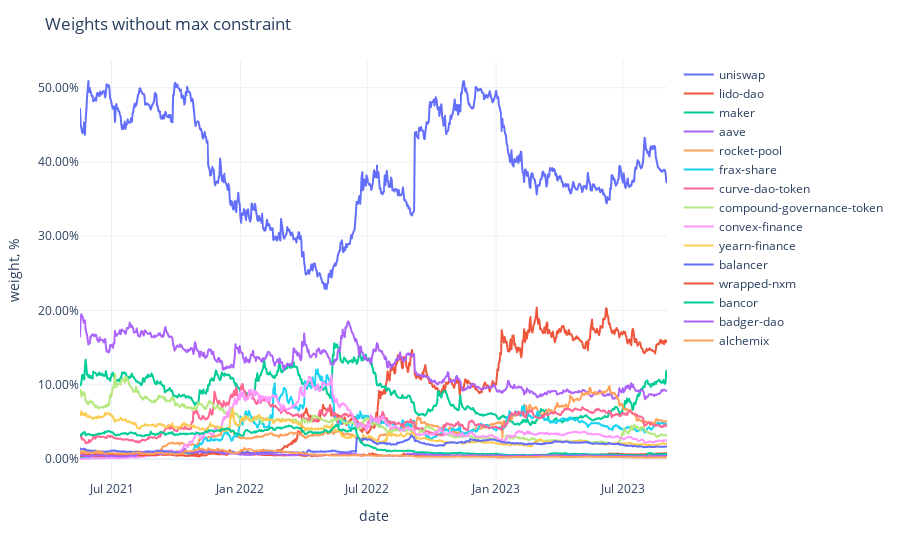

The code cell stored with this chart in its notebook:
### Code cell
fig = px.line(weights,
              labels={'value': 'weight, %', 'variable': ''})
fig.update_traces(
    hovertemplate="%{y}"
)
fig.update_yaxes(
    tickformat=".2%",
)
fig.update_xaxes(
    showspikes=True,
    spikethickness=2,
    spikedash="dot",
    spikecolor="#999999",
    spikemode="across",
)
fig.update_layout(
    ## showlegend=False,
    hovermode="x",
    hoverdistance=100,  ## Distance to show hover label of data point
    spikedistance=1000,  ## Distance to show spike
    template='plotly_white',
    title='Weights without max constraint'
)

### Figure 1 — Plotly figure (JSON) as saved in the notebook; plotly's stock layout.template omitted (floating-point values rounded to 4 significant figures; data arrays with more than 128 entries replaced by an {"elided": "..."} marker saying what was removed)
{"data": [{"hovertemplate": "%{y}", "legendgroup": "uniswap", "line": {"color": "#636efa", "dash": "solid"}, "marker": {"symbol": "circle"}, "mode": "lines", "name": "uniswap", "showlegend": true, "type": "scattergl", "x": {"elided": "839 str values"}, "xaxis": "x", "y": {"elided": "839 float values"}, "yaxis": "y"}, {"hovertemplate": "%{y}", "legendgroup": "lido-dao", "line": {"color": "#EF553B", "dash": "solid"}, "marker": {"symbol": "circle"}, "mode": "lines", "name": "lido-dao", "showlegend": true, "type": "scattergl", "x": {"elided": "839 str values"}, "xaxis": "x", "y": {"elided": "839 float values"}, "yaxis": "y"}, {"hovertemplate": "%{y}", "legendgroup": "maker", "line": {"color": "#00cc96", "dash": "solid"}, "marker": {"symbol": "circle"}, "mode": "lines", "name": "maker", "showlegend": true, "type": "scattergl", "x": {"elided": "839 str values"}, "xaxis": "x", "y": {"elided": "839 float values"}, "yaxis": "y"}, {"hovertemplate": "%{y}", "legendgroup": "aave", "line": {"color": "#ab63fa", "dash": "solid"}, "marker": {"symbol": "circle"}, "mode": "lines", "name": "aave", "showlegend": true, "type": "scattergl", "x": {"elided": "839 str values"}, "xaxis": "x", "y": {"elided": "839 float values"}, "yaxis": "y"}, {"hovertemplate": "%{y}", "legendgroup": "rocket-pool", "line": {"color": "#FFA15A", "dash": "solid"}, "marker": {"symbol": "circle"}, "mode": "lines", "name": "rocket-pool", "showlegend": true, "type": "scattergl", "x": {"elided": "839 str values"}, "xaxis": "x", "y": {"elided": "839 float values"}, "yaxis": "y"}, {"hovertemplate": "%{y}", "legendgroup": "frax-share", "line": {"color": "#19d3f3", "dash": "solid"}, "marker": {"symbol": "circle"}, "mode": "lines", "name": "frax-share", "showlegend": true, "type": "scattergl", "x": {"elided": "839 str values"}, "xaxis": "x", "y": {"elided": "839 float values"}, "yaxis": "y"}, {"hovertemplate": "%{y}", "legendgroup": "curve-dao-token", "line": {"color": "#FF6692", "dash": "solid"}, "marker": {"symbol": "circle"}, "mode": "lines", "name": "curve-dao-token", "showlegend": true, "type": "scattergl", "x": {"elided": "839 str values"}, "xaxis": "x", "y": {"elided": "839 float values"}, "yaxis": "y"}, {"hovertemplate": "%{y}", "legendgroup": "compound-governance-token", "line": {"color": "#B6E880", "dash": "solid"}, "marker": {"symbol": "circle"}, "mode": "lines", "name": "compound-governance-token", "showlegend": true, "type": "scattergl", "x": {"elided": "839 str values"}, "xaxis": "x", "y": {"elided": "839 float values"}, "yaxis": "y"}, {"hovertemplate": "%{y}", "legendgroup": "convex-finance", "line": {"color": "#FF97FF", "dash": "solid"}, "marker": {"symbol": "circle"}, "mode": "lines", "name": "convex-finance", "showlegend": true, "type": "scattergl", "x": {"elided": "839 str values"}, "xaxis": "x", "y": {"elided": "839 float values"}, "yaxis": "y"}, {"hovertemplate": "%{y}", "legendgroup": "yearn-finance", "line": {"color": "#FECB52", "dash": "solid"}, "marker": {"symbol": "circle"}, "mode": "lines", "name": "yearn-finance", "showlegend": true, "type": "scattergl", "x": {"elided": "839 str values"}, "xaxis": "x", "y": {"elided": "839 float values"}, "yaxis": "y"}, {"hovertemplate": "%{y}", "legendgroup": "balancer", "line": {"color": "#636efa", "dash": "solid"}, "marker": {"symbol": "circle"}, "mode": "lines", "name": "balancer", "showlegend": true, "type": "scattergl", "x": {"elided": "839 str values"}, "xaxis": "x", "y": {"elided": "839 float values"}, "yaxis": "y"}, {"hovertemplate": "%{y}", "legendgroup": "wrapped-nxm", "line": {"color": "#EF553B", "dash": "solid"}, "marker": {"symbol": "circle"}, "mode": "lines", "name": "wrapped-nxm", "showlegend": true, "type": "scattergl", "x": {"elided": "839 str values"}, "xaxis": "x", "y": {"elided": "839 float values"}, "yaxis": "y"}, {"hovertemplate": "%{y}", "legendgroup": "bancor", "line": {"color": "#00cc96", "dash": "solid"}, "marker": {"symbol": "circle"}, "mode": "lines", "name": "bancor", "showlegend": true, "type": "scattergl", "x": {"elided": "839 str values"}, "xaxis": "x", "y": {"elided": "839 float values"}, "yaxis": "y"}, {"hovertemplate": "%{y}", "legendgroup": "badger-dao", "line": {"color": "#ab63fa", "dash": "solid"}, "marker": {"symbol": "circle"}, "mode": "lines", "name": "badger-dao", "showlegend": true, "type": "scattergl", "x": {"elided": "839 str values"}, "xaxis": "x", "y": {"elided": "839 float values"}, "yaxis": "y"}, {"hovertemplate": "%{y}", "legendgroup": "alchemix", "line": {"color": "#FFA15A", "dash": "solid"}, "marker": {"symbol": "circle"}, "mode": "lines", "name": "alchemix", "showlegend": true, "type": "scattergl", "x": {"elided": "839 str values"}, "xaxis": "x", "y": {"elided": "839 float values"}, "yaxis": "y"}], "layout": {"hoverdistance": 100, "hovermode": "x", "legend": {"title": {"text": ""}, "tracegroupgap": 0}, "margin": {"t": 60}, "spikedistance": 1000, "title": {"text": "Weights without max constraint"}, "xaxis": {"anchor": "y", "domain": [0, 1], "showspikes": true, "spikecolor": "#999999", "spikedash": "dot", "spikemode": "across", "spikethickness": 2, "title": {"text": "date"}}, "yaxis": {"anchor": "x", "domain": [0, 1], "tickformat": ".2%", "title": {"text": "weight, %"}}}}
